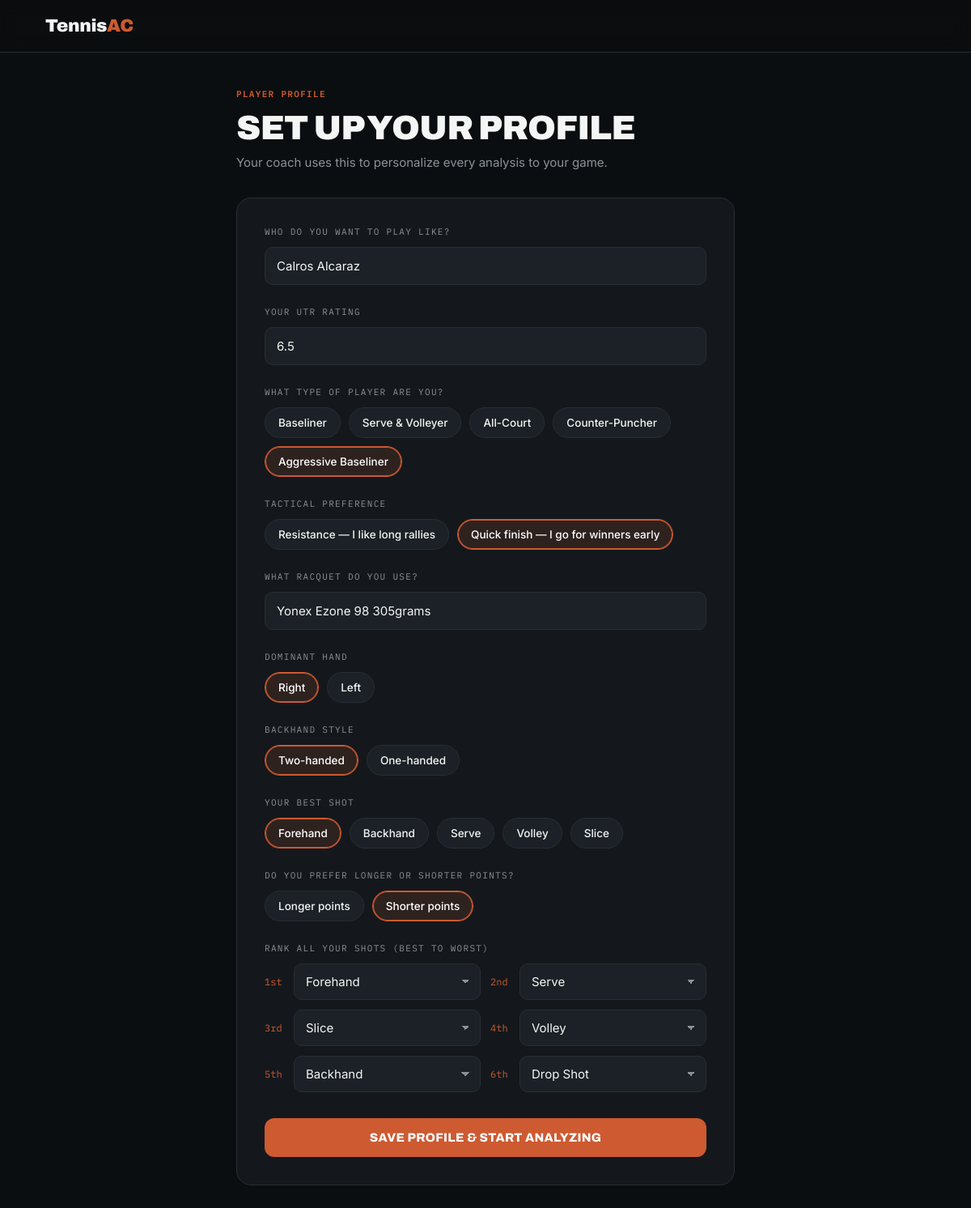
The page /profile/setup (signed in) on the database its author committed.
### tables this page shows
CREATE TABLE users (
            id INTEGER PRIMARY KEY AUTOINCREMENT,
            email TEXT UNIQUE NOT NULL,
            password TEXT NOT NULL,
            name TEXT NOT NULL,
            play_like TEXT,
            utr TEXT,
            player_type TEXT,
            tactical_pref TEXT,
            racquet TEXT,
            dominant_hand TEXT,
            backhand_style TEXT,
            best_shot TEXT,
            point_length TEXT,
            shot_order TEXT,
            created_at TIMESTAMP DEFAULT CURRENT_TIMESTAMP
        );

### app.py (the view, shortened to what this page needs)
@app.route('/profile/setup', methods=['GET', 'POST'])
def profile_setup():
    user = get_current_user()
    if not user:
        return redirect(url_for('login'))
    saved_shots = parse_shot_order(user['shot_order'])
    return render_template('profile_setup.html', user=user, saved_shots=saved_shots)

### app.py (called while the page is built)
def get_db():
    db = sqlite3.connect('tennisac.db')
    db.row_factory = sqlite3.Row
    return db

def get_current_user():
    if 'user_id' not in session:
        return None
    db = get_db()
    user = db.execute('SELECT * FROM users WHERE id = ?', (session['user_id'],)).fetchone()
    db.close()
    return user

def parse_shot_order(shot_order_str):
    if not shot_order_str:
        return ['', '', '', '', '', '']
    parts = shot_order_str.split(', ')
    shots = []
    for part in parts:
        if '. ' in part:
            shots.append(part.split('. ', 1)[1].strip())
        else:
            shots.append(part.strip())
    while len(shots) < 6:
        shots.append('')
    return shots[:6]

### templates/profile_setup.html (shortened to what this page needs)
<!DOCTYPE html>
<html lang="en">
<head>
</head>
<body>
  <nav class="nav">
    <div class="nav-logo">Tennis<span>AC</span></div>
  </nav>
  <div class="wrap">
    <p class="eyebrow mono">Player Profile</p>
    <h1 class="page-title">{% if edit %}Edit your profile{% else %}Set up your profile{% endif %}</h1>
    <p class="page-sub">Your coach uses this to personalize every analysis to your game.</p>
    <div class="card">
      <form action="{% if edit %}/profile/edit{% else %}/profile/setup{% endif %}" method="POST">
        <div class="field-group">
          <label class="field-label mono">Who do you want to play like?</label>
          <input type="text" name="play_like" class="input" placeholder="e.g. Alcaraz, Djokovic, Sinner..." value="{{ user.play_like or '' }}" />
        </div>
        <div class="field-group">
          <label class="field-label mono">Your UTR rating</label>
          <input type="text" name="utr" class="input" placeholder="e.g. 8.5" value="{{ user.utr or '' }}" />
        </div>
        <div class="field-group">
          <label class="field-label mono">What type of player are you?</label>
          <div class="radio-group">
            {% for opt in ['Baseliner', 'Serve & Volleyer', 'All-Court', 'Counter-Puncher', 'Aggressive Baseliner'] %}
            <label class="radio-opt">
              <span>{{ opt }}</span>
            </label>
            {% endfor %}
          </div>
        </div>
        <div class="field-group">
          <label class="field-label mono">Tactical preference</label>
          <div class="radio-group">
            <label class="radio-opt">
              <span>Resistance — I like long rallies</span>
            </label>
            <label class="radio-opt">
              <span>Quick finish — I go for winners early</span>
            </label>
          </div>
        </div>
        <div class="field-group">
          <label class="field-label mono">What racquet do you use?</label>
          <input type="text" name="racquet" class="input" placeholder="e.g. Wilson Pro Staff 97, Babolat Pure Drive..." value="{{ user.racquet or '' }}" />
        </div>
        <div class="field-group">
          <label class="field-label mono">Dominant hand</label>
          <div class="radio-group">
            <label class="radio-opt">
              <span>Right</span>
            </label>
            <label class="radio-opt">
              <span>Left</span>
            </label>
          </div>
        </div>
        <div class="field-group">
          <label class="field-label mono">Backhand style</label>
          <div class="radio-group">
            <label class="radio-opt">
              <span>Two-handed</span>
            </label>
            <label class="radio-opt">
              <span>One-handed</span>
            </label>
          </div>
        </div>
        <div class="field-group">
          <label class="field-label mono">Your best shot</label>
          <div class="radio-group">
            {% for shot in ['Forehand', 'Backhand', 'Serve', 'Volley', 'Slice'] %}
            <label class="radio-opt">
              <span>{{ shot }}</span>
            </label>
            {% endfor %}
          </div>
        </div>
        <div class="field-group">
          <label class="field-label mono">Do you prefer longer or shorter points?</label>
          <div class="radio-group">
            <label class="radio-opt">
              <span>Longer points</span>
            </label>
            <label class="radio-opt">
              <span>Shorter points</span>
            </label>
          </div>
        </div>
        <div class="field-group">
          <label class="field-label mono">Rank all your shots (best to worst)</label>
          <div class="shot-rank-grid">
            {% set shots = ['Forehand', 'Backhand', 'Serve', 'Slice', 'Volley', 'Drop Shot'] %}
            {% set labels = ['1st', '2nd', '3rd', '4th', '5th', '6th'] %}
            {% set names = ['shot1', 'shot2', 'shot3', 'shot4', 'shot5', 'shot6'] %}
            {% for i in range(6) %}
            <div class="rank-row">
              <span class="rank-num">{{ labels[i] }}</span>
              <select name="{{ names[i] }}" class="input select-input">
                {% for s in shots %}
                <option value="{{ s }}" {% if saved_shots[i] == s %}selected{% endif %}>{{ s }}</option>
                {% endfor %}
              </select>
            </div>
            {% endfor %}
          </div>
        </div>
        <button type="submit" class="btn-analyze">
          {% if edit %}Save changes{% else %}Save profile &amp; start analyzing{% endif %}
        </button>
      </form>
    </div>
  </div>
</body>
</html>

### templates/profile_setup.html (style rules this page uses)
:root { --clay:#CD5A31;--clay-deep:#A8431F;--court:#B9E04C;--baseline:#2E7CA6; --ink:#0B0E10;--surface:#14181C;--surface-2:#1B2126;--line:#272E34; --gray:#8A9298;--gray-2:#5C666D;--white:#F3F6F4; }
* { box-sizing:border-box;margin:0;padding:0 }
body { background:var(--ink);color:var(--white);font-family:'Inter',sans-serif;min-height:100vh;-webkit-font-smoothing:antialiased }
.mono { font-family:'IBM Plex Mono',monospace;letter-spacing:.12em;text-transform:uppercase }
.nav { display:flex;align-items:center;justify-content:space-between;padding:20px clamp(20px,5vw,56px);border-bottom:1px solid var(--line);position:sticky;top:0;background:rgba(11,14,16,.82);backdrop-filter:blur(12px);z-index:50 }
.nav-logo { font-family:'Archivo',sans-serif;font-weight:900;font-size:22px;letter-spacing:-.02em }
.nav-logo span { color:var(--clay) }
.wrap { max-width:680px;margin:0 auto;padding:44px clamp(20px,5vw,32px) 80px }
.eyebrow { color:var(--clay);font-size:11px;font-weight:600;margin-bottom:14px }
.page-title { font-family:'Archivo',sans-serif;font-weight:900;font-size:clamp(30px,5vw,42px);letter-spacing:-.02em;text-transform:uppercase;line-height:1 }
.page-sub { color:var(--gray);font-size:15px;margin-top:12px;margin-bottom:34px }
.card { background:var(--surface);border:1px solid var(--line);border-radius:18px;padding:clamp(22px,4vw,34px) }
.field-group + .field-group { margin-top:26px }
.field-label { display:block;font-size:11px;color:var(--gray);margin-bottom:12px }
.input { width:100%;background:var(--surface-2);border:1px solid var(--line);border-radius:10px;padding:13px 14px;color:var(--white);font-family:'Inter',sans-serif;font-size:15px;transition:border-color .15s }
.input::placeholder { color:var(--gray-2) }
select.input { appearance:none;background-image:linear-gradient(45deg,transparent 50%,var(--gray) 50%),linear-gradient(135deg,var(--gray) 50%,transparent 50%);background-position:calc(100% - 18px) 19px,calc(100% - 13px) 19px;background-size:5px 5px,5px 5px;background-repeat:no-repeat;padding-right:36px }
.radio-group { display:flex;flex-wrap:wrap;gap:10px }
.radio-opt { position:relative;cursor:pointer }
.radio-opt span { display:inline-block;background:var(--surface-2);border:1px solid var(--line);border-radius:999px;padding:10px 16px;font-size:13.5px;font-weight:500;color:var(--white);transition:all .15s }
.radio-opt input:checked + span { background:rgba(205,90,49,.14);border-color:var(--clay);box-shadow:0 0 0 1px var(--clay) inset;color:#fff }
.shot-rank-grid { display:grid;grid-template-columns:repeat(2,1fr);gap:12px }
.rank-row { display:flex;align-items:center;gap:10px }
.rank-num { font-family:'IBM Plex Mono',monospace;font-size:12px;color:var(--clay);min-width:26px }
.select-input { flex:1 }
.btn-analyze { width:100%;margin-top:32px;border:0;cursor:pointer;background:var(--clay);color:#fff;font-family:'Archivo',sans-serif;font-weight:800;font-size:15px;letter-spacing:.02em;text-transform:uppercase;padding:16px;border-radius:12px;transition:all .16s }

### rows shown on the page
users: play_like "Calros Alcaraz", utr "6.5", racquet "Yonex Ezone 98 305grams"

### other values the page prints
{{ opt }} "Baseliner" "Serve & Volleyer" "All-Court" "Counter-Puncher" "Aggressive Baseliner"
{{ shot }} "Forehand" "Backhand" "Serve" "Volley" "Slice"
{{ labels[i] }} "1st" "2nd" "3rd" "4th" "5th" "6th"
form field shot1 "Forehand"
form field shot2 "Serve"
form field shot3 "Slice"
form field shot4 "Volley"
form field shot5 "Backhand"
form field shot6 "Drop Shot"
